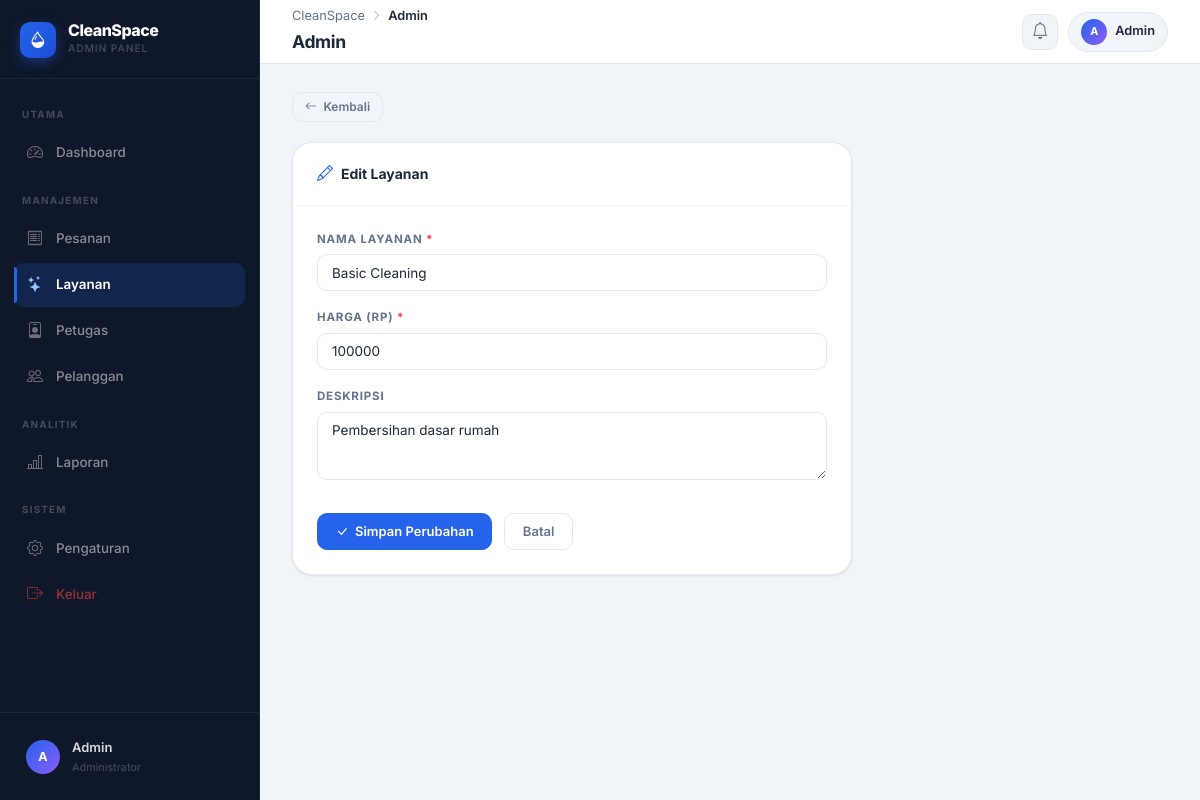
The app's page /admin/layanan/form.php?id=1 (signed in) with its own data.
### tables this page shows
CREATE TABLE services (
    id           INTEGER PRIMARY KEY AUTOINCREMENT,
    nama_layanan TEXT NOT NULL,
    harga        TEXT,
    deskripsi    TEXT
);

### admin/layanan/form.php (the view, shortened to what this page needs)
<?php
$editMode    = false;
$data        = ['nama_layanan'=>'','harga'=>'','deskripsi'=>''];
include '../layout/header.php';
$id = (int)($_GET['id'] ?? 0);
if ($id) {
    $row = $db->querySingle("SELECT * FROM services WHERE id = $id", true);
    if ($row) { $editMode = true; $data = $row; }
}
?>
<div style="max-width:560px;">
  <div style="margin-bottom:1.25rem;">
    <a href="index.php" class="btn btn-outline btn-sm"><i class="bi bi-arrow-left"></i> Kembali</a>
  </div>
  <div class="admin-card">
    <div class="admin-card-header">
      <div class="admin-card-title">
        <i class="bi bi-<?= $editMode ? 'pencil' : 'plus-circle' ?>"></i>
        <?= $editMode ? 'Edit Layanan' : 'Tambah Layanan Baru' ?>
      </div>
    </div>
    <div class="admin-card-body">
      <form method="POST" style="display:flex;flex-direction:column;gap:1.1rem;">
        <div>
          <label class="admin-form-label">Nama Layanan <span style="color:#ef4444;">*</span></label>
          <input type="text" name="nama_layanan" class="admin-input"
                 value="<?= htmlspecialchars($data['nama_layanan']) ?>"
                 placeholder="contoh: Deep Cleaning" required>
        </div>
        <div>
          <label class="admin-form-label">Harga (Rp) <span style="color:#ef4444;">*</span></label>
          <input type="number" name="harga" class="admin-input" min="0"
                 value="<?= (int)($data['harga'] ?? 0) ?>"
                 placeholder="contoh: 250000" required>
        </div>
        <div>
          <label class="admin-form-label">Deskripsi</label>
          <textarea name="deskripsi" class="admin-input" rows="3"
                    style="resize:vertical;"
                    placeholder="Deskripsi singkat layanan..."><?= htmlspecialchars($data['deskripsi']) ?></textarea>
        </div>
        <div style="display:flex;gap:.75rem;padding-top:.5rem;">
          <button type="submit" name="save" class="btn btn-primary">
            <i class="bi bi-<?= $editMode ? 'check-lg' : 'plus-lg' ?>"></i>
            <?= $editMode ? 'Simpan Perubahan' : 'Tambah Layanan' ?>
          </button>
          <a href="index.php" class="btn btn-outline">Batal</a>
        </div>
      </form>
    </div>
  </div>
</div>
<?php include '../layout/footer.php'; ?>

### assets/css/admin.css (style rules this page uses)
:root { --sb-width: 260px; --tb-height: 64px; --sb-bg: #0f172a; --sb-bg-2: #1e293b; --sb-border: rgba(255,255,255,.06); --sb-text: rgba(255,255,255,.50); --sb-text-hover: rgba(255,255,255,.88); --sb-active-bg: rgba(37,99,235,.18); --sb-active-text: #fff; --sb-active-bar: #2563eb; --sb-label: rgba(255,255,255,.22); --sb-icon: rgba(255,255,255,.38); --admin-bg: #f1f5f9; --admin-surface: #ffffff; --admin-border: #e2e8f0; --admin-border-2: #f1f5f9; --admin-text: #1e293b; --admin-muted: #64748b; --admin-light: #94a3b8; --admin-primary: #2563eb; --admin-primary-dark: #1d4ed8; --admin-primary-50: #eff6ff; --admin-primary-100: #dbeafe; --admin-success: #10b981; --admin-warning: #f59e0b; --admin-danger: #ef4444; --admin-purple: #8b5cf6; --admin-cyan: #0ea5e9; --admin-shadow-sm: 0 1px 3px rgba(0,0,0,.06), 0 1px 2px rgba(0,0,0,.04); --admin-shadow-md: 0 4px 16px rgba(0,0,0,.08), 0 2px 6px rgba(0,0,0,.04); --admin-shadow-lg: 0 12px 32px rgba(0,0,0,.10); --r-sm: 6px; --r-md: 10px; --r-lg: 14px; --r-xl: 20px; --r-full: 9999px; --ease: cubic-bezier(.4,0,.2,1); --t: .18s var(--ease); }
*, *::before, *::after { box-sizing: border-box; }
html { -webkit-font-smoothing: antialiased; }
body { font-family: 'Inter', system-ui, sans-serif; background: var(--admin-bg); color: var(--admin-text); margin: 0; font-size: .9375rem; line-height: 1.6; }
a { text-decoration: none; color: inherit; }
.admin-card { background: var(--admin-surface); border: 1px solid var(--admin-border); border-radius: var(--r-xl); box-shadow: var(--admin-shadow-sm); overflow: hidden; }
.admin-card-header { display: flex; align-items: center; justify-content: space-between; gap: 1rem; padding: 1.125rem 1.5rem; border-bottom: 1px solid var(--admin-border-2); }
.admin-card-title { font-size: .875rem; font-weight: 700; color: var(--admin-text); display: flex; align-items: center; gap: .5rem; }
.admin-card-title i { color: var(--admin-primary); font-size: 1rem; }
.admin-card-body { padding: 1.5rem; }
.btn { display: inline-flex; align-items: center; gap: .4rem; font-family: 'Inter', sans-serif; font-size: .8125rem; font-weight: 600; padding: .525rem 1.1rem; border-radius: var(--r-md); border: 1.5px solid transparent; cursor: pointer; transition: all var(--t); white-space: nowrap; line-height: 1.4; }
.btn-primary { background: var(--admin-primary); border-color: var(--admin-primary); color: #fff; }
.btn-outline { background: transparent; border-color: var(--admin-border); color: var(--admin-muted); }
.btn-sm { padding: .35rem .75rem; font-size: .75rem; }
.admin-form-label { display: block; font-size: .72rem; font-weight: 700; text-transform: uppercase; letter-spacing: .07em; color: var(--admin-muted); margin-bottom: .4rem; }
.admin-input { width: 100%; padding: .575rem .875rem; border: 1.5px solid var(--admin-border); border-radius: var(--r-md); font-family: var(--admin-font); font-size: .845rem; color: var(--admin-text); background: #fff; outline: none; transition: border-color var(--t), box-shadow var(--t); box-sizing: border-box; }

### records on screen
services: nama_layanan "Basic Cleaning", harga "100000", deskripsi "Pembersihan dasar rumah"

### other values on screen
mb_substr($_SESSION['nama'] ?? 'A', 0, 1) "A"
$_SESSION['nama'] "Admin"
$pageTitle "Admin"
